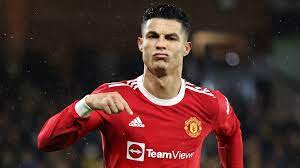
#> input picture ronaldo.jpg, 300 x 168 px
$ python 1.4.py
#> lines starting #> are read from the running program, lines starting #| are printed output that depends on the picture; after the words box and inside, x2 and y2 are one past the last pixel; in counts of white or black regions, pixels touching at a corner belong together
import cv2
import numpy

ronaldo = cv2.imread("ronaldo.jpg")
#> ronaldo is the input picture: shape (168, 300, 3); mean B, G, R 43.2, 46.2, 79.6
print(ronaldo.shape)
#| (168, 300, 3)
face = ronaldo[0:70, 130:200]
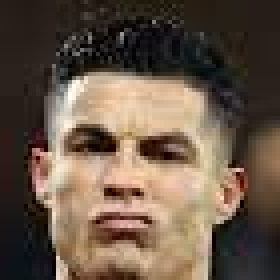
#> face: shape (70, 70, 3) (shown 4 times larger); mean B, G, R 72.3, 87.1, 104.2


ronaldo[50:120, 200:270] = face
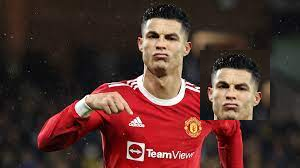
#> ronaldo: shape (168, 300, 3); 9.72% of pixels changed, all inside (x1, y1, x2, y2) = (200, 50, 270, 120)


cv2.imshow("ronaldo's face", face)
cv2.imshow("ronaldo", ronaldo)


cv2.waitKey(0)
cv2.destroyAllWindows()

$ run again, with fb_2013.jpg copied over ronaldo.jpg
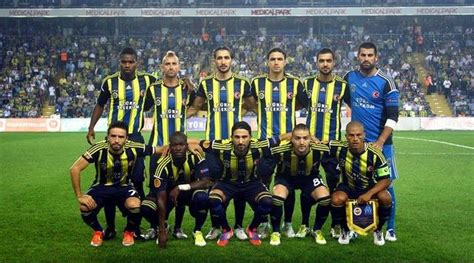
#> input picture fb_2013.jpg, 474 x 263 px
#> ronaldo is the input picture: shape (263, 474, 3); mean B, G, R 80.5, 102.9, 89.5
#| (263, 474, 3)
#> `face = ronaldo[0:70, 130:200]`:
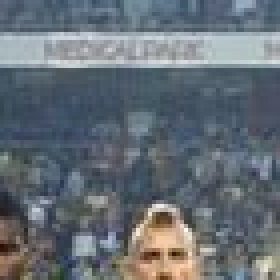
#> face: shape (70, 70, 3) (shown 4 times larger); mean B, G, R 117.1, 109.6, 101.5
#> `ronaldo[50:120, 200:270] = face`:
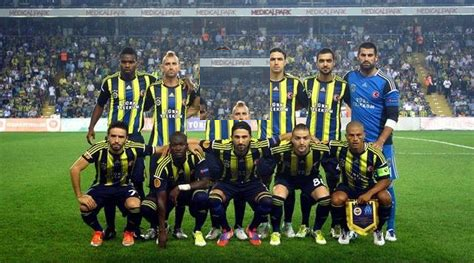
#> ronaldo: shape (263, 474, 3); 3.93% of pixels changed, all inside (x1, y1, x2, y2) = (200, 50, 270, 120)

$ run again, with fire.jpg copied over ronaldo.jpg
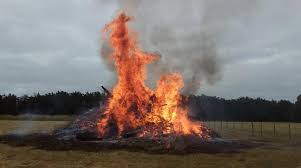
#> input picture fire.jpg, 301 x 168 px
#> ronaldo is the input picture: shape (168, 301, 3); mean B, G, R 108.7, 113.6, 124.5
#| (168, 301, 3)
#> `face = ronaldo[0:70, 130:200]`:
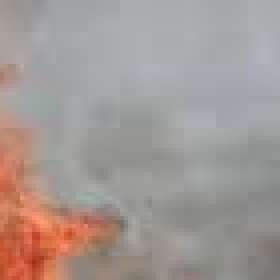
#> face: shape (70, 70, 3) (shown 4 times larger); mean B, G, R 148.7, 152.7, 163.4
#> `ronaldo[50:120, 200:270] = face`:
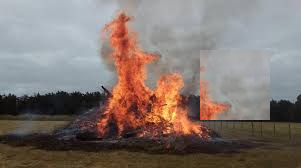
#> ronaldo: shape (168, 301, 3); 9.69% of pixels changed, all inside (x1, y1, x2, y2) = (200, 50, 270, 120)
